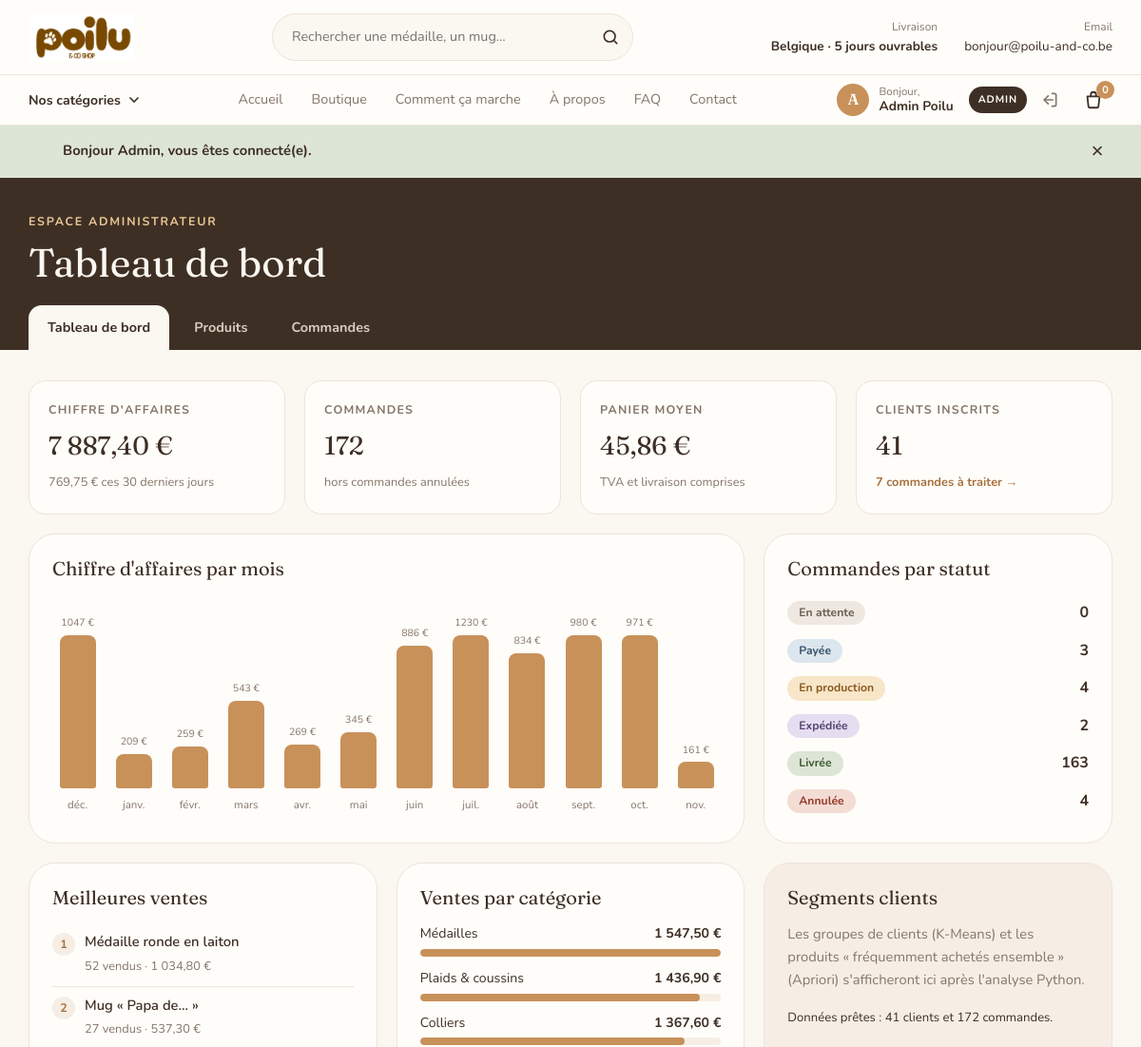
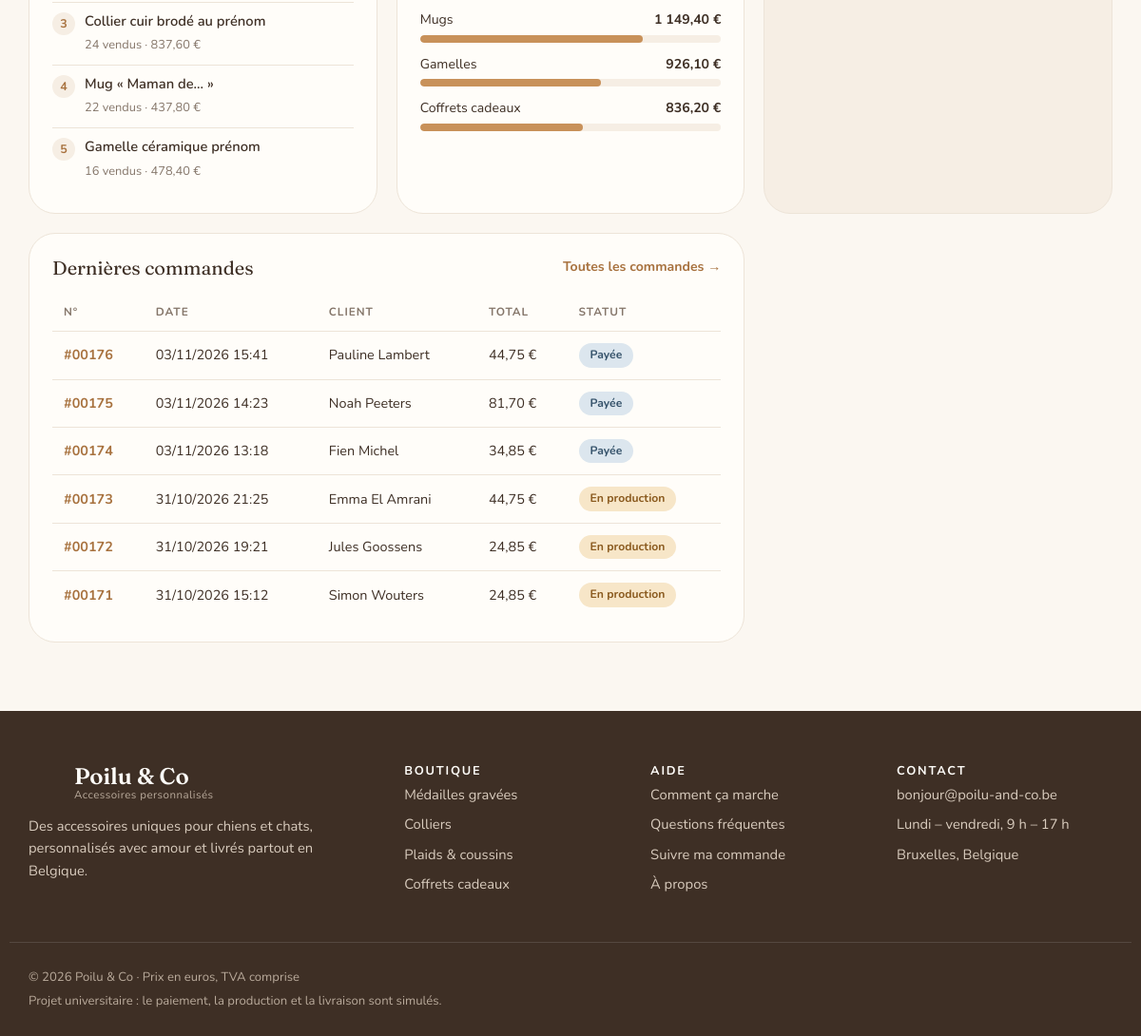
Screenshot of /pages/admin.php (signed in) with the database file from the repository (2 pictures, top to bottom).
### tables this page shows
CREATE TABLE orders (
    id             INT AUTO_INCREMENT PRIMARY KEY,
    user_id        INT          NULL,
    first_name    VARCHAR(50)  NOT NULL,
    last_name     VARCHAR(50)  NOT NULL,
    email         VARCHAR(120) NOT NULL,
    phone         VARCHAR(20)  NULL,
    address       VARCHAR(150) NOT NULL,
    postal_code   CHAR(4)      NOT NULL,
    city          VARCHAR(80)  NOT NULL,
    subtotal      DECIMAL(8,2) NOT NULL,
    shipping_cost DECIMAL(6,2) NOT NULL,
    total         DECIMAL(8,2) NOT NULL,
    payment_method ENUM('bancontact', 'card', 'paypal') NOT NULL DEFAULT 'bancontact',    
     
    status        ENUM('pending', 'paid', 'in_production', 'shipped', 'delivered', 'cancelled') NOT NULL DEFAULT 'pending',
    created_at    DATETIME     NOT NULL DEFAULT CURRENT_TIMESTAMP,
    FOREIGN KEY (user_id) REFERENCES users(id) ON DELETE SET NULL
);

### pages/admin.php (the view, shortened to what this page needs)
<?php
require '../includes/db.php';
require '../includes/functions.php';
$totals = $pdo->query("
    SELECT COUNT(*) AS order_count,
           COALESCE(SUM(total), 0) AS revenue,
           COALESCE(AVG(total), 0) AS average_basket
    FROM orders
    WHERE status != 'cancelled'
")->fetch();
$revenue_30_days = $pdo->query("
    SELECT COALESCE(SUM(total), 0) FROM orders
    WHERE status != 'cancelled' AND created_at >= NOW() - INTERVAL 30 DAY
")->fetchColumn();
$customer_count = $pdo->query("SELECT COUNT(*) FROM users WHERE role = 'customer'")->fetchColumn();
$to_process = $pdo->query("SELECT COUNT(*) FROM orders WHERE status IN ('pending', 'paid', 'in_production')")->fetchColumn();
$rows = $pdo->query("
    SELECT DATE_FORMAT(created_at, '%Y-%m') AS month, SUM(total) AS revenue, COUNT(*) AS order_count
    FROM orders
    WHERE status != 'cancelled' AND created_at >= DATE_FORMAT(NOW() - INTERVAL 11 MONTH, '%Y-%m-01')
    GROUP BY month
    ORDER BY month
")->fetchAll();
$months_fr = ['janv.', 'févr.', 'mars', 'avr.', 'mai', 'juin', 'juil.', 'août', 'sept.', 'oct.', 'nov.', 'déc.'];
$monthly   = [];
for ($i = 11; $i >= 0; $i--) {
    $date = new DateTime("first day of -$i month");
    $monthly[$date->format('Y-m')] = [
        'label'       => $months_fr[$date->format('n') - 1],
        'revenue'     => 0,
        'order_count' => 0,
    ];
}
foreach ($rows as $row) {
    if (isset($monthly[$row['month']])) {
        $monthly[$row['month']]['revenue']     = (float) $row['revenue'];
        $monthly[$row['month']]['order_count'] = (int) $row['order_count'];
    }
}
$max_revenue = max(array_column($monthly, 'revenue')) ?: 1;
$status_counts = $pdo->query("SELECT status, COUNT(*) AS n FROM orders GROUP BY status")->fetchAll(PDO::FETCH_KEY_PAIR);
$top_products = $pdo->query("
    SELECT oi.product_id, oi.product_name, SUM(oi.quantity) AS quantity, SUM(oi.quantity * oi.unit_price) AS revenue
    FROM order_items oi
    JOIN orders o ON o.id = oi.order_id
    WHERE o.status != 'cancelled'
    GROUP BY oi.product_id, oi.product_name
    ORDER BY quantity DESC
    LIMIT 5
")->fetchAll();
$category_sales = $pdo->query("
    SELECT c.name, SUM(oi.quantity * oi.unit_price) AS revenue
    FROM order_items oi
    JOIN orders o     ON o.id = oi.order_id
    JOIN products p   ON p.id = oi.product_id
    JOIN categories c ON c.id = p.category_id
    WHERE o.status != 'cancelled'
    GROUP BY c.id, c.name
    ORDER BY revenue DESC
")->fetchAll();
$max_category = $category_sales ? max(array_column($category_sales, 'revenue')) : 1;
$latest_orders = $pdo->query("SELECT * FROM orders ORDER BY created_at DESC LIMIT 6")->fetchAll();
require '../includes/header.php';
?>
<section class="admin-hero">
    <div class="container">
        <p class="eyebrow">Espace administrateur</p>
        <h1>Tableau de bord</h1>
        <nav class="admin-nav" aria-label="Menu admin">
            <a href="admin.php" class="is-active">Tableau de bord</a>
            <a href="manage-products.php">Produits</a>
            <a href="manage-orders.php">Commandes</a>
        </nav>
    </div>
</section>
<section class="admin-section">
    <div class="container">
        <div class="stat-grid">
            <div class="stat-card">
                <span>Chiffre d'affaires</span>
                <strong><?= format_price($totals['revenue']) ?></strong>
                <small><?= format_price($revenue_30_days) ?> ces 30 derniers jours</small>
            </div>
            <div class="stat-card">
                <span>Commandes</span>
                <strong><?= (int) $totals['order_count'] ?></strong>
                <small>hors commandes annulées</small>
            </div>
            <div class="stat-card">
                <span>Panier moyen</span>
                <strong><?= format_price($totals['average_basket']) ?></strong>
                <small>TVA et livraison comprises</small>
            </div>
            <div class="stat-card">
                <span>Clients inscrits</span>
                <strong><?= (int) $customer_count ?></strong>
                <small><a href="manage-orders.php?status=to_process"><?= (int) $to_process ?> commande<?= $to_process > 1 ? 's' : '' ?> à traiter →</a></small>
            </div>
        </div>
        <div class="admin-grid">
            <div class="admin-card admin-card-wide">
                <h2>Chiffre d'affaires par mois</h2>
                <div class="bar-chart">
                    <?php foreach ($monthly as $month): ?>
                        <div class="bar" title="<?= e($month['label']) ?> : <?= format_price($month['revenue']) ?> (<?= $month['order_count'] ?> commandes)">
                            <span class="bar-value"><?= $month['revenue'] > 0 ? round($month['revenue']) . ' €' : '' ?></span>
                            <span class="bar-fill" style="height: <?= round($month['revenue'] / $max_revenue * 100) ?>%"></span>
                            <span class="bar-label"><?= e($month['label']) ?></span>
                        </div>
                    <?php endforeach; ?>
                </div>
            </div>
            <div class="admin-card">
                <h2>Commandes par statut</h2>
                <ul class="status-list">
                    <?php foreach (order_statuses() as $status => $label): ?>
                        <li>
                            <a href="manage-orders.php?status=<?= e($status) ?>">
                                <span class="status-badge status-<?= e($status) ?>"><?= e($label) ?></span>
                                <strong><?= (int) ($status_counts[$status] ?? 0) ?></strong>
                            </a>
                        </li>
                    <?php endforeach; ?>
                </ul>
            </div>
            <div class="admin-card">
                <h2>Meilleures ventes</h2>
                <ol class="top-list">
                    <?php foreach ($top_products as $product): ?>
                        <li>
                            <span><?= e($product['product_name']) ?></span>
                            <small><?= (int) $product['quantity'] ?> vendus · <?= format_price($product['revenue']) ?></small>
                        </li>
                    <?php endforeach; ?>
                </ol>
            </div>
            <div class="admin-card">
                <h2>Ventes par catégorie</h2>
                <ul class="category-bars">
                    <?php foreach ($category_sales as $category): ?>
                        <li>
                            <div><span><?= e($category['name']) ?></span><strong><?= format_price($category['revenue']) ?></strong></div>
                            <span class="category-bar"><span style="width: <?= round($category['revenue'] / $max_category * 100) ?>%"></span></span>
                        </li>
                    <?php endforeach; ?>
                </ul>
            </div>
            <div class="admin-card admin-card-note">
                <h2>Segments clients</h2>
                <p>Les groupes de clients (K-Means) et les produits « fréquemment achetés ensemble » (Apriori) s'afficheront ici après l'analyse Python.</p>
                <small>Données prêtes : <?= (int) $customer_count ?> clients et <?= (int) $totals['order_count'] ?> commandes.</small>
            </div>
            <div class="admin-card admin-card-wide">
                <div class="admin-card-head">
                    <h2>Dernières commandes</h2>
                    <a href="manage-orders.php">Toutes les commandes →</a>
                </div>
                <div class="table-wrap">
                    <table class="admin-table">
                        <thead>
                            <tr><th>N°</th><th>Date</th><th>Client</th><th>Total</th><th>Statut</th></tr>
                        </thead>
                        <tbody>
                            <?php foreach ($latest_orders as $order): ?>
                                <tr>
                                    <td><a href="manage-orders.php?id=<?= (int) $order['id'] ?>">#<?= order_number($order['id']) ?></a></td>
                                    <td><?= date('d/m/Y H:i', strtotime($order['created_at'])) ?></td>
                                    <td><?= e($order['first_name'] . ' ' . $order['last_name']) ?></td>
                                    <td><?= format_price($order['total']) ?></td>
                                    <td><span class="status-badge status-<?= e($order['status']) ?>"><?= e(order_status_label($order['status'])) ?></span></td>
                                </tr>
                            <?php endforeach; ?>
                        </tbody>
                    </table>
                </div>
            </div>
        </div>
    </div>
</section>
<?php require '../includes/footer.php'; ?>

### rows the page displays
orders: id "00176", created_at "03/11/2026 15:41", first_name+last_name "Pauline Lambert", total "44,75 €", status "Payée"
orders: id "00175", created_at "03/11/2026 14:23", first_name+last_name "Noah Peeters", total "81,70 €", status "Payée"
orders: id "00174", created_at "03/11/2026 13:18", first_name+last_name "Fien Michel", total "34,85 €", status "Payée"
orders: id "00173", created_at "31/10/2026 21:25", first_name+last_name "Emma El Amrani", total "44,75 €", status "En production"
orders: id "00172", created_at "31/10/2026 19:21", first_name+last_name "Jules Goossens", total "24,85 €", status "En production"
orders: id "00171", created_at "31/10/2026 15:12", first_name+last_name "Simon Wouters", total "24,85 €", status "En production"

### other values shown
DELIVERY_WORKING_DAYS "5"
mb_strtoupper(mb_substr($_SESSION['user_first_name'] ?? '?', 0, 1)) "A"
$user_name "Admin Poilu"
$cart_items "0"
$auth_notice "Bonjour Admin, vous êtes connecté(e)."
format_price($totals['revenue']) "7 887,40 €"
format_price($revenue_30_days) "769,75 €"
$totals['order_count'] "172"
format_price($totals['average_basket']) "45,86 €"
$customer_count "41"
$to_process "7"
$month['revenue'] "1047"
$month['label'] "déc."
$month['revenue'] "209"
$month['label'] "janv."
